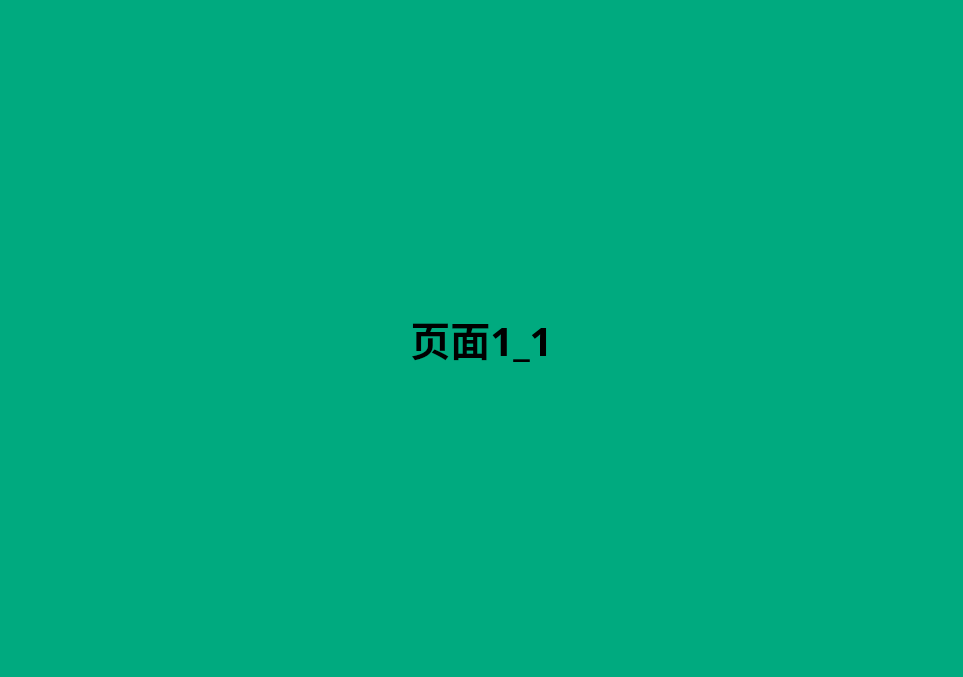
<?xml version="1.0" encoding="UTF-8"?>
<ui version="4.0">
 <class>Form</class>
 <widget class="QWidget" name="Form">
  <property name="geometry">
   <rect>
    <x>0</x>
    <y>0</y>
    <width>963</width>
    <height>677</height>
   </rect>
  </property>
  <property name="windowTitle">
   <string>Form</string>
  </property>
  <property name="styleSheet">
   <string notr="true">background-color: rgb(0, 170, 127);</string>
  </property>
  <layout class="QHBoxLayout" name="horizontalLayout">
   <item>
    <widget class="QLabel" name="label">
     <property name="font">
      <font>
       <family>微软雅黑</family>
       <pointsize>30</pointsize>
       <weight>75</weight>
       <bold>true</bold>
      </font>
     </property>
     <property name="text">
      <string>页面1_1</string>
     </property>
     <property name="alignment">
      <set>Qt::AlignCenter</set>
     </property>
    </widget>
   </item>
  </layout>
 </widget>
 <resources/>
 <connections/>
</ui>
